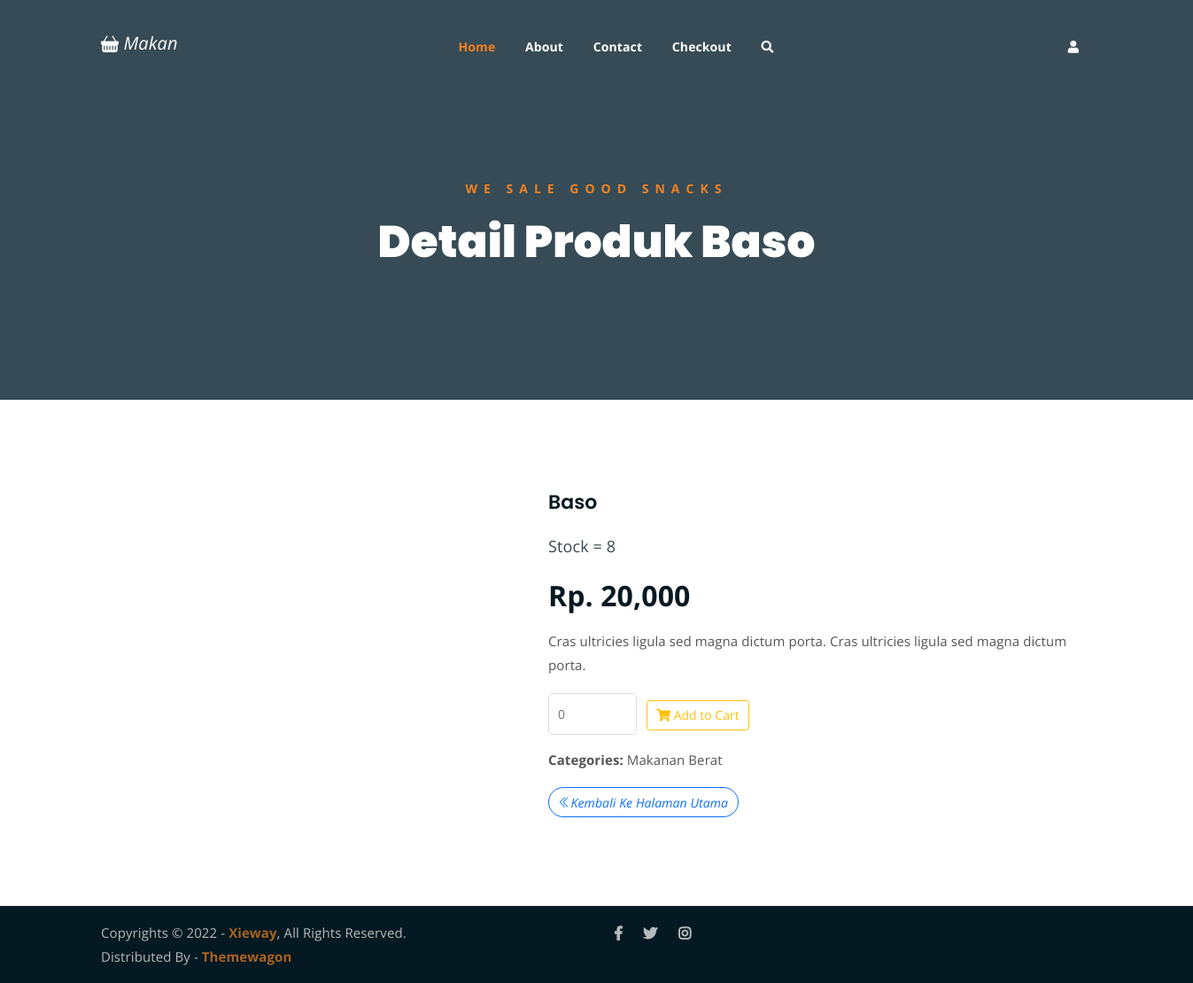
Screenshot of /detail.php?id=1 with the database file from the repository.
### tables this page shows
CREATE TABLE `produk` (
  `id_produk` int(11) NOT NULL,
  `id_kategori` int(11) NOT NULL,
  `nama_produk` varchar(100) NOT NULL,
  `harga_produk` int(11) NOT NULL,
  `stock_produk` int(11) NOT NULL,
  `foto_produk` varchar(255) NOT NULL,
  `deskripsi_produk` text NOT NULL
);

CREATE TABLE `kategori` (
  `id_kategori` int(11) NOT NULL,
  `nama_kategori` varchar(100) NOT NULL
);

### include/functions.php (called while the page is built, shortened)
<?php
$conn = new mysqli("localhost", "root", "", "toko-makanan");
function queryData($query) {
    global $conn;
    $result = mysqli_query($conn, $query);
    $rows = [];
    while($row = mysqli_fetch_assoc($result)) {
        $rows[] = $row;
    }
    return $rows;
}
?>

### detail.php (the view, shortened to what this page needs)
<?php include('include/header.php') ?>
<?php
$id = $_GET["id"];
$row = queryData("SELECT * FROM produk LEFT JOIN kategori ON produk.id_kategori = kategori.id_kategori WHERE id_produk = $id")[0];
?>
<div class="breadcrumb-section breadcrumb-bg">
		<div class="container">
			<div class="row">
				<div class="col-lg-8 offset-lg-2 text-center">
					<div class="breadcrumb-text">
						<p>We sale good snacks</p>
						<h1>Detail Produk <?= $row["nama_produk"] ?></h1>
					</div>
				</div>
			</div>
		</div>
	</div>
<div class="single-product mt-100 mb-100">
		<div class="container">
			<div class="row">
				<div class="col-md-5">
					<div class="single-product-img">
					</div>
				</div>
				<div class="col-md-7">
					<div class="single-product-content">
						<h3><?= $row["nama_produk"] ?></h3>
						<p class="single-product-pricing"><span>Stock = <?= $row["stock_produk"] ?></span>Rp. <?= number_format($row["harga_produk"]) ?></p>
						<p><?= $row["deskripsi_produk"] ?></p>
						<div class="single-product-form">
							<form action="" method="POST">
								<input type="number" placeholder="0" min="1" max="<?= $row["stock_produk"] ?>" name="jumlah" class="me-2">
							<button class="btn btn-outline-warning" name="beli"><i class="fas fa-shopping-cart" ></i> Add to Cart</button>
                            </form>
						</div>
                        <p><strong>Categories: </strong><?= $row["nama_kategori"] ?></p>
                          <a href="index.php" class="btn btn-outline-primary rounded-pill"><i class="bi bi-chevron-double-left">Kembali Ke Halaman Utama</i></a>
					</div>
				</div>
			</div>
		</div>
	</div>
<?php include('include/footer.php') ?>

### assets/css/main.css (style rules this page uses)
html { font-size: 14px; font-weight: 400; line-height: 28px; height: 100%; }
body { font-family: "Open Sans", sans-serif; font-weight: 400; font-size: 1rem; letter-spacing: 0.1px; line-height: 1.8; color: #051922; overflow-x: hidden; }
a { cursor: pointer; text-decoration: none; -webkit-transition: all 0.2s ease-in-out; -o-transition: all 0.2s ease-in-out; transition: all 0.2s ease-in-out; }
h1, .h1, h2, .h2, h3, .h3, h4, .h4, h5, .h5, h6, .h6 { font-family: "Poppins", sans-serif; font-weight: 700; margin: 0 0 1.25rem 0; color: #051922; }
h1:last-child, .h1:last-child, h2:last-child, .h2:last-child, h3:last-child, .h3:last-child, h4:last-child, .h4:last-child, h5:last-child, .h5:last-child, h6:last-child, .h6:last-child { margin: 0; }
h1, .h1 { font-size: 4rem; font-weight: 700; line-height: 4rem; }
h3, .h3 { font-size: 2rem; font-weight: 700; line-height: 2.25rem; }
p { font-family: "Open Sans", sans-serif; font-weight: 400; font-size: 1rem; letter-spacing: 0.1px; line-height: 1.8; color: #051922; margin: 0 0 1.25rem 0; }
.mt-100 { margin-top: 100px; }
.mb-100 { margin-bottom: 100px; }
.breadcrumb-bg { background-image: url(../img/breadcrumb-bg.jpg); }
.breadcrumb-text p { color: #f28123; font-weight: 700; text-transform: uppercase; letter-spacing: 7px; }
.breadcrumb-text h1 { font-size: 50px; font-weight: 900; color: #fff; margin: 0; margin-top: 20px; }
.breadcrumb-section { padding: 150px 0; background-size: cover; background-position: center center; position: relative; z-index: 1; background-attachment: fixed; padding-top: 200px; }
.breadcrumb-section:after { position: absolute; left: 0; top: 0; width: 100%; height: 100%; content: ""; background-color: #07212e; z-index: -1; opacity: 0.8; }
html, body { height: 100%; }
.single-product-content h3 { font-size: 22px; font-weight: 600; }
p.single-product-pricing span { font-size: 18px; display: block; opacity: 0.8; margin-bottom: 10px; font-weight: 400; }
.single-product-content p { font-size: 15px; color: #555; line-height: 1.8; }
.single-product-content p.single-product-pricing { font-size: 32px; font-weight: 700; margin-bottom: 10px; color: #051922; line-height: inherit; }
input[type="number"] { border: 1px solid #ddd; border-radius: 5px; padding: 10px; width: 100px; margin-bottom: 15px; }
.single-product-content { margin-left: 30px; }

### rows the page displays
produk: nama_produk "Baso", stock_produk "8", harga_produk "20,000", deskripsi_produk "Cras ultricies ligula sed magna dictum porta. Cras ultricies ligula sed magna dictum porta.", id_kategori.nama_kategori "Makanan Berat"
